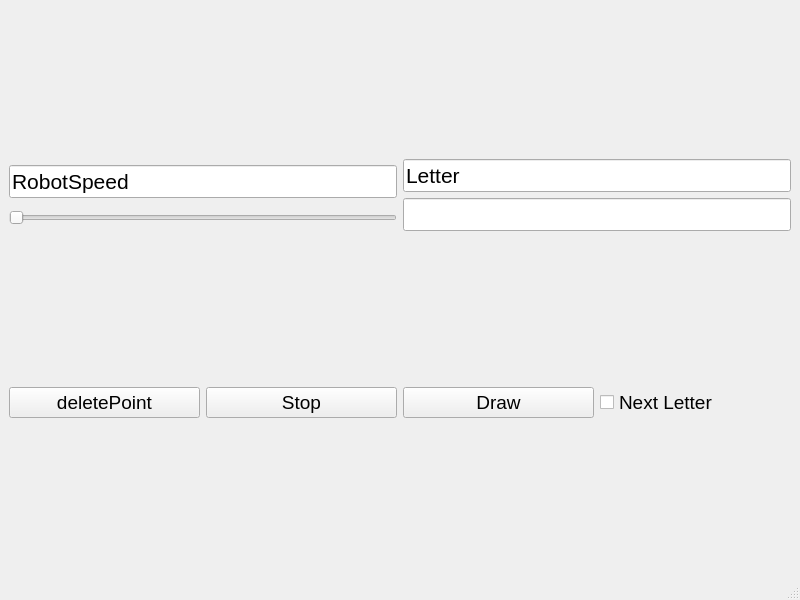
<?xml version="1.0" encoding="UTF-8"?>
<ui version="4.0">
 <class>DrawLetters</class>
 <widget class="QMainWindow" name="DrawLetters">
  <property name="enabled">
   <bool>true</bool>
  </property>
  <property name="geometry">
   <rect>
    <x>0</x>
    <y>0</y>
    <width>800</width>
    <height>600</height>
   </rect>
  </property>
  <property name="windowTitle">
   <string>MainWindow</string>
  </property>
  <widget class="QWidget" name="centralwidget">
   <layout class="QVBoxLayout" name="verticalLayout_3">
    <item>
     <layout class="QHBoxLayout" name="horizontalLayout_2">
      <item>
       <layout class="QVBoxLayout" name="verticalLayout">
        <item>
         <widget class="QLineEdit" name="lineEdit">
          <property name="font">
           <font>
            <pointsize>16</pointsize>
           </font>
          </property>
          <property name="text">
           <string>RobotSpeed</string>
          </property>
         </widget>
        </item>
        <item>
         <widget class="QSlider" name="robotSpeedSlider">
          <property name="font">
           <font>
            <pointsize>16</pointsize>
           </font>
          </property>
          <property name="maximum">
           <number>50</number>
          </property>
          <property name="orientation">
           <enum>Qt::Horizontal</enum>
          </property>
         </widget>
        </item>
       </layout>
      </item>
      <item>
       <layout class="QVBoxLayout" name="verticalLayout_2">
        <item>
         <widget class="QLineEdit" name="lineEdit_2">
          <property name="font">
           <font>
            <pointsize>16</pointsize>
           </font>
          </property>
          <property name="text">
           <string>Letter</string>
          </property>
         </widget>
        </item>
        <item>
         <widget class="QLineEdit" name="lineEdit_Letter">
          <property name="font">
           <font>
            <pointsize>16</pointsize>
           </font>
          </property>
         </widget>
        </item>
       </layout>
      </item>
     </layout>
    </item>
    <item>
     <layout class="QHBoxLayout" name="horizontalLayout">
      <item>
       <widget class="QPushButton" name="buttonDeletePoint">
        <property name="font">
         <font>
          <pointsize>14</pointsize>
         </font>
        </property>
        <property name="text">
         <string>deletePoint</string>
        </property>
       </widget>
      </item>
      <item>
       <widget class="QPushButton" name="pushButton_2">
        <property name="font">
         <font>
          <pointsize>14</pointsize>
         </font>
        </property>
        <property name="text">
         <string>Stop</string>
        </property>
       </widget>
      </item>
      <item>
       <widget class="QPushButton" name="pushButton_Draw">
        <property name="font">
         <font>
          <pointsize>14</pointsize>
         </font>
        </property>
        <property name="text">
         <string>Draw</string>
        </property>
       </widget>
      </item>
      <item>
       <widget class="QCheckBox" name="checkBox_NextLetter">
        <property name="font">
         <font>
          <pointsize>14</pointsize>
         </font>
        </property>
        <property name="text">
         <string>Next Letter</string>
        </property>
       </widget>
      </item>
     </layout>
    </item>
   </layout>
  </widget>
  <widget class="QMenuBar" name="menubar">
   <property name="geometry">
    <rect>
     <x>0</x>
     <y>0</y>
     <width>800</width>
     <height>21</height>
    </rect>
   </property>
  </widget>
  <widget class="QStatusBar" name="statusbar"/>
 </widget>
 <resources/>
 <connections/>
</ui>
